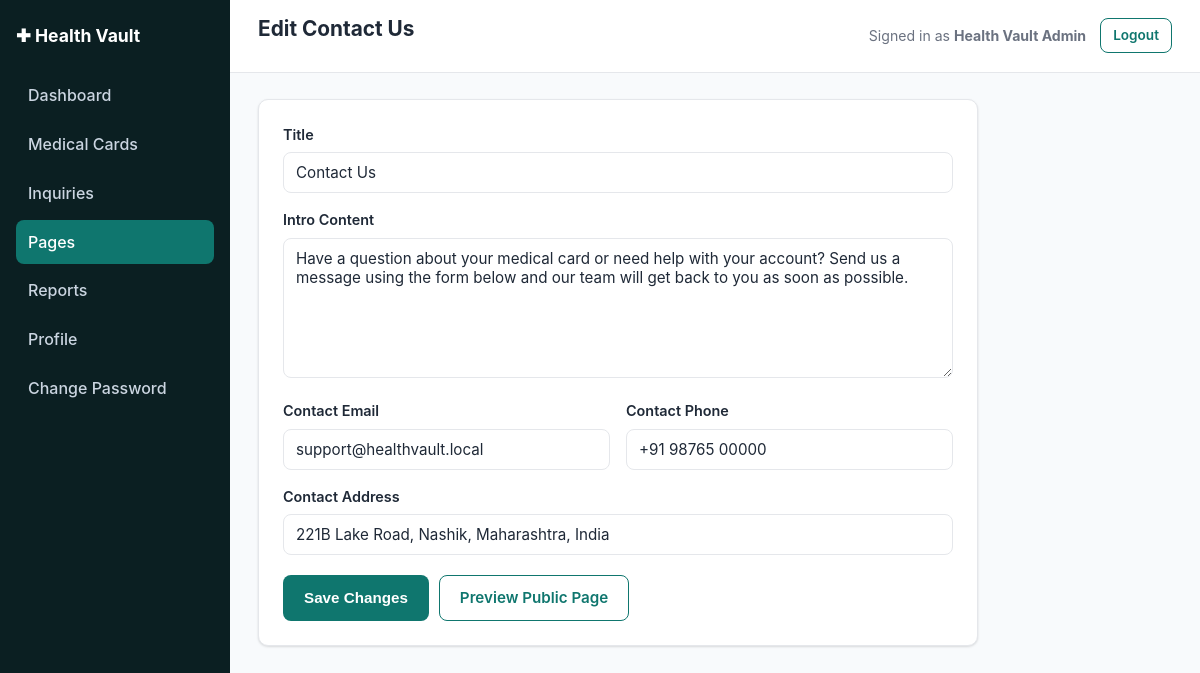
Page /admin/pages/contact.php (signed in) on the committed database.
### tables this page shows
CREATE TABLE IF NOT EXISTS pages (
    id          INT UNSIGNED AUTO_INCREMENT PRIMARY KEY,
    slug        VARCHAR(60) NOT NULL,
    title       VARCHAR(190) NOT NULL,
    content     TEXT NOT NULL,
     
    contact_email    VARCHAR(190) DEFAULT NULL,
    contact_phone    VARCHAR(30)  DEFAULT NULL,
    contact_address  VARCHAR(255) DEFAULT NULL,
    updated_at  DATETIME NOT NULL DEFAULT CURRENT_TIMESTAMP ON UPDATE CURRENT_TIMESTAMP,
    UNIQUE KEY uq_pages_slug (slug)
);

### includes/functions.php (called while the page is built, shortened)
<?php
require_once __DIR__ . '/db.php';
function site_base_url(): string
{
    $script = str_replace('\\', '/', $_SERVER['SCRIPT_NAME'] ?? '');
    if (($pos = strpos($script, '/admin/')) !== false) {
        return substr($script, 0, $pos);
    }
    $dir = dirname($script);
    return ($dir === '/' || $dir === '\\') ? '' : rtrim($dir, '/');
}
function admin_base_url(): string
{
    return site_base_url() . '/admin';
}
function h(?string $value): string
{
    return htmlspecialchars($value ?? '', ENT_QUOTES, 'UTF-8');
}
function get_page_content(string $slug): ?array
{
    $stmt = get_db()->prepare('SELECT * FROM pages WHERE slug = :slug LIMIT 1');
    $stmt->execute(['slug' => $slug]);
    $row = $stmt->fetch();
    return $row ?: null;
}

### includes/db.php (called while the page is built, shortened)
<?php
function get_db(): PDO
{
    static $pdo = null;
    if ($pdo !== null) {
        return $pdo;
    }
    $dsn = 'mysql:host=' . DB_HOST . ';dbname=' . DB_NAME . ';charset=' . DB_CHARSET;
    try {
        $pdo = new PDO($dsn, DB_USER, DB_PASS, [
            PDO::ATTR_ERRMODE            => PDO::ERRMODE_EXCEPTION,
            PDO::ATTR_DEFAULT_FETCH_MODE => PDO::FETCH_ASSOC,
            PDO::ATTR_EMULATE_PREPARES   => false,
        ]);
    } catch (PDOException $e) {
        error_log('Health Vault DB connection failed: ' . $e->getMessage());
        http_response_code(500);
        if (APP_DEBUG) {
            die('Database connection failed: ' . htmlspecialchars($e->getMessage()));
        }
        die('A system error occurred. Please try again later.');
    }
    return $pdo;
}

### includes/auth.php (called while the page is built, shortened)
<?php
require_once __DIR__ . '/functions.php';
function current_admin(): ?array
{
    $stmt = get_db()->prepare('SELECT id, name, email, mobile_number, created_at, updated_at FROM admins WHERE id = :id LIMIT 1');
    $stmt->execute(['id' => $_SESSION['admin_id']]);
    $admin = $stmt->fetch();
    return $admin ?: null;
}

### admin/pages/contact.php (the view, shortened to what this page needs)
<?php
require_once __DIR__ . '/../../includes/functions.php';
require_once __DIR__ . '/../../includes/auth.php';
$page = get_page_content('contact');
$old = [
    'title' => $page['title'] ?? 'Contact Us',
    'content' => $page['content'] ?? '',
    'contact_email' => $page['contact_email'] ?? '',
    'contact_phone' => $page['contact_phone'] ?? '',
    'contact_address' => $page['contact_address'] ?? '',
];
$pageTitle = 'Edit Contact Us';
include __DIR__ . '/../../includes/admin-header.php';
?>
<div class="panel" style="max-width:720px;">
  <form method="post" action="" novalidate>
    <div class="form-group">
      <label for="title">Title</label>
      <input type="text" id="title" name="title" value="<?= h($old['title']) ?>">
    </div>
    <div class="form-group">
      <label for="content">Intro Content</label>
      <textarea id="content" name="content" style="min-height:140px;"><?= h($old['content']) ?></textarea>
    </div>
    <div class="form-row">
      <div class="form-group">
        <label for="contact_email">Contact Email</label>
        <input type="email" id="contact_email" name="contact_email" value="<?= h($old['contact_email']) ?>">
      </div>
      <div class="form-group">
        <label for="contact_phone">Contact Phone</label>
        <input type="text" id="contact_phone" name="contact_phone" value="<?= h($old['contact_phone']) ?>">
      </div>
    </div>
    <div class="form-group">
      <label for="contact_address">Contact Address</label>
      <input type="text" id="contact_address" name="contact_address" value="<?= h($old['contact_address']) ?>">
    </div>
    <div class="form-actions">
      <button type="submit" class="btn">Save Changes</button>
      <a class="btn btn-outline" href="<?= h(site_base_url()) ?>/public/contact.php" target="_blank">Preview Public Page</a>
    </div>
  </form>
</div>
<?php include __DIR__ . '/../../includes/admin-footer.php'; ?>

### includes/admin-header.php (shortened to what this page needs)
<?php
$siteBase  = site_base_url();
$admin     = current_admin();
?><!DOCTYPE html>
<html lang="en">
<head>
<link rel="stylesheet" href="<?= h($siteBase) ?>/assets/css/style.css">
</head>
<body class="admin-body">
<div class="admin-layout">
<?php include __DIR__ . '/admin-sidebar.php'; ?>
  <div class="admin-content">
    <header class="admin-topbar">
      <h1><?= h($pageTitle ?? 'Admin') ?></h1>
      <div class="admin-topbar-user">
        <span>Signed in as <strong><?= h($admin['name'] ?? '') ?></strong></span>
        <a href="<?= h($adminBase) ?>/logout.php" class="btn btn-sm btn-outline">Logout</a>
      </div>
    </header>
    <div class="admin-body-inner">

### assets/css/style.css (style rules this page uses)
:root { --color-primary: #0f766e; --color-primary-dark: #0b544e; --color-primary-light: #ccfbf1; --color-accent: #2563eb; --color-danger: #dc2626; --color-danger-light: #fee2e2; --color-success: #16a34a; --color-success-light: #dcfce7; --color-warning: #d97706; --color-warning-light: #fef3c7; --color-text: #1f2937; --color-muted: #6b7280; --color-border: #e5e7eb; --color-bg: #f8fafc; --color-surface: #ffffff; --radius: 10px; --shadow: 0 1px 3px rgba(0,0,0,0.08), 0 1px 2px rgba(0,0,0,0.06); --font: -apple-system, BlinkMacSystemFont, "Segoe UI", Roboto, Helvetica, Arial, sans-serif; }
* { box-sizing: border-box; }
body { margin: 0; font-family: var(--font); color: var(--color-text); background: var(--color-bg); line-height: 1.55; }
a { color: var(--color-primary); text-decoration: none; }
h1, h2, h3, h4 { line-height: 1.25; margin-top: 0; }
.btn { display: inline-block; padding: 10px 20px; border-radius: 8px; font-weight: 600; border: 1px solid transparent; cursor: pointer; font-size: 0.95rem; background: var(--color-primary); color: #fff; text-decoration: none; }
.btn-outline { background: transparent; color: var(--color-primary); border-color: var(--color-primary); }
.btn-sm { padding: 6px 12px; font-size: 0.85rem; }
.panel { background: var(--color-surface); border: 1px solid var(--color-border); border-radius: var(--radius); padding: 24px; box-shadow: var(--shadow); margin-bottom: 24px; }
.form-group { margin-bottom: 16px; }
label { display: block; font-weight: 600; margin-bottom: 6px; font-size: 0.9rem; }
input[type=text], input[type=email], input[type=password], input[type=tel], input[type=date], input[type=search], textarea, select { width: 100%; padding: 10px 12px; border: 1px solid var(--color-border); border-radius: 8px; font-size: 0.95rem; font-family: inherit; background: #fff; color: var(--color-text); }
textarea { min-height: 110px; resize: vertical; }
.form-row { display: grid; grid-template-columns: 1fr 1fr; gap: 16px; }
.form-actions { margin-top: 20px; display: flex; gap: 10px; }
.admin-body { background: var(--color-bg); }
.admin-layout { display: flex; min-height: 100vh; }
.admin-content { flex: 1; min-width: 0; }
.admin-topbar { background: var(--color-surface); border-bottom: 1px solid var(--color-border); padding: 16px 28px; display: flex; align-items: center; justify-content: space-between; }
.admin-topbar h1 { font-size: 1.3rem; }
.admin-topbar-user { display: flex; align-items: center; gap: 14px; font-size: 0.88rem; color: var(--color-muted); }
.admin-body-inner { padding: 26px 28px; }

### rows in the picture
pages: title "Contact Us", content "Have a question about your medical card or need help with your account? Send us a message using the form below and our team will get back to you as soon as possible.", contact_email "support@healthvault.local", contact_phone "+91 98765 00000", contact_address "221B Lake Road, Nashik, Maharashtra, India"

### other values in the picture
APP_NAME "Health Vault"
$pageTitle "Edit Contact Us"
$admin['name'] "Health Vault Admin"
